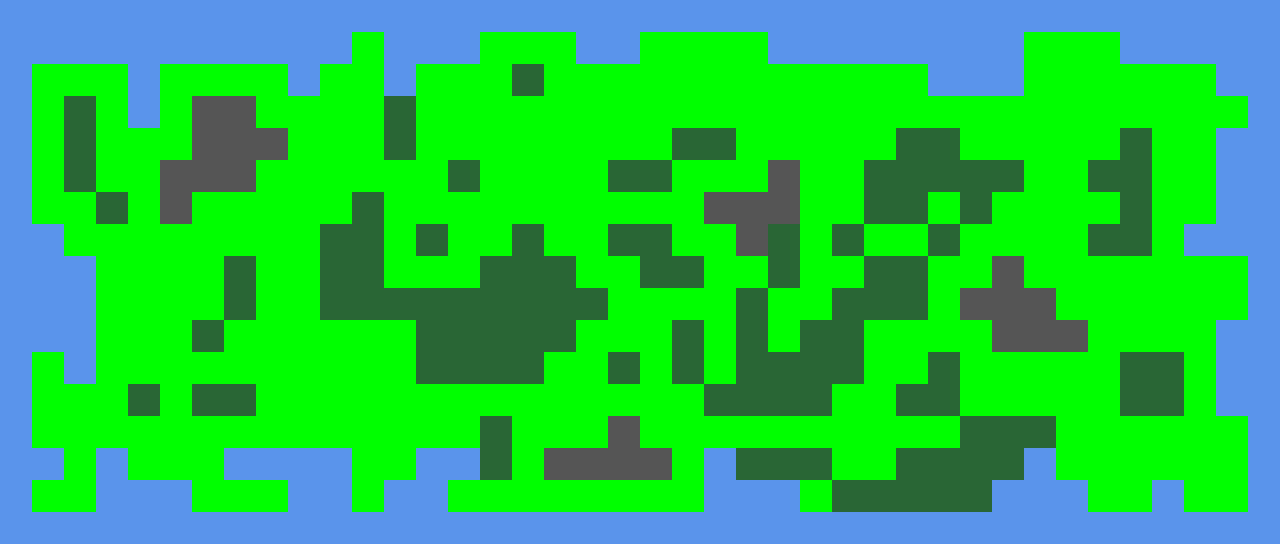

This is a level from a 2D game, rendered from its Tiled map with the project's own tilesets. A one-line summary and the complete map file follow:
An orthogonal 40x17 tile map with 32x32 px tiles, 1 tile layer (Графический слой), 3 hidden layers not drawn.

<map version="1.2" tiledversion="1.2.2" orientation="orthogonal" renderorder="right-down" width="40" height="17" tilewidth="32" tileheight="32" infinite="0" nextlayerid="21" nextobjectid="1">
 <tileset firstgid="1" source="tiles.tsx" />
 <layer id="17" name="Слой штрафов" width="40" height="17" visible="0">
  <properties>
   <property name="Penalty" type="int" value="2" />
  </properties>
  <data encoding="csv">
0,0,0,0,0,0,0,0,0,0,0,0,0,0,0,0,0,0,0,0,0,0,0,0,0,0,0,0,0,0,0,0,0,0,0,0,0,0,0,0,
0,0,0,0,0,0,0,0,0,0,0,1,0,0,0,1,1,1,0,0,1,1,1,1,0,0,0,0,0,0,0,0,1,1,1,0,0,0,0,0,
0,1,1,1,0,1,1,1,1,0,1,1,0,1,1,1,2,1,1,1,1,1,1,1,1,1,1,1,1,0,0,0,1,1,1,1,1,1,0,0,
0,1,2,1,0,1,0,0,1,1,1,1,2,1,1,1,1,1,1,1,1,1,1,1,1,1,1,1,1,1,1,1,1,1,1,1,1,1,1,0,
0,1,2,1,1,1,0,0,0,1,1,1,2,1,1,1,1,1,1,1,1,2,2,1,1,1,1,1,2,2,1,1,1,1,1,2,1,1,0,0,
0,1,2,1,1,0,0,0,1,1,1,1,1,1,2,1,1,1,1,2,2,1,1,1,0,1,1,2,2,2,2,2,1,1,2,2,1,1,0,0,
0,1,1,2,1,0,1,1,1,1,1,2,1,1,1,1,1,1,1,1,1,1,0,0,0,1,1,2,2,1,2,1,1,1,1,2,1,1,0,0,
0,0,1,1,1,1,1,1,1,1,2,2,1,2,1,1,2,1,1,2,2,1,1,0,2,1,2,1,1,2,1,1,1,1,2,2,1,0,0,0,
0,0,0,1,1,1,1,2,1,1,2,2,1,1,1,2,2,2,1,1,2,2,1,1,2,1,1,2,2,1,1,0,1,1,1,1,1,1,1,0,
0,0,0,1,1,1,1,2,1,1,2,2,2,2,2,2,2,2,2,1,1,1,1,2,1,1,2,2,2,1,0,0,0,1,1,1,1,1,1,0,
0,0,0,1,1,1,2,1,1,1,1,1,1,2,2,2,2,2,1,1,1,2,1,2,1,2,2,1,1,1,1,0,0,0,1,1,1,1,0,0,
0,1,0,1,1,1,1,1,1,1,1,1,1,2,2,2,2,1,1,2,1,2,1,2,2,2,2,1,1,2,1,1,1,1,1,2,2,1,0,0,
0,1,1,1,2,1,2,2,1,1,1,1,1,1,1,1,1,1,1,1,1,1,2,2,2,2,1,1,2,2,1,1,1,1,1,2,2,1,0,0,
0,1,1,1,1,1,1,1,1,1,1,1,1,1,1,2,1,1,1,0,1,1,1,1,1,1,1,1,1,1,2,2,2,1,1,1,1,1,1,0,
0,0,1,0,1,1,1,0,0,0,0,1,1,0,0,2,1,0,0,0,0,1,0,2,2,2,1,1,2,2,2,2,0,1,1,1,1,1,1,0,
0,1,1,0,0,0,1,1,1,0,0,1,0,0,1,1,1,1,1,1,1,1,0,0,0,1,2,2,2,2,2,0,0,0,1,1,0,1,1,0,
0,0,0,0,0,0,0,0,0,0,0,0,0,0,0,0,0,0,0,0,0,0,0,0,0,0,0,0,0,0,0,0,0,0,0,0,0,0,0,0
</data>
 </layer>
 <layer id="18" name="Слой проходимости" width="40" height="17" visible="0">
  <data encoding="csv">
1,1,1,1,1,1,1,1,1,1,1,1,1,1,1,1,1,1,1,1,1,1,1,1,1,1,1,1,1,1,1,1,1,1,1,1,1,1,1,1,
1,1,1,1,1,1,1,1,1,1,1,2,1,1,1,2,2,2,1,1,2,2,2,2,1,1,1,1,1,1,1,1,2,2,2,1,1,1,1,1,
1,2,2,2,1,2,2,2,2,1,2,2,1,2,2,2,2,2,2,2,2,2,2,2,2,2,2,2,2,1,1,1,2,2,2,2,2,2,1,1,
1,2,2,2,1,2,1,1,2,2,2,2,2,2,2,2,2,2,2,2,2,2,2,2,2,2,2,2,2,2,2,2,2,2,2,2,2,2,2,1,
1,2,2,2,2,2,1,1,1,2,2,2,2,2,2,2,2,2,2,2,2,2,2,2,2,2,2,2,2,2,2,2,2,2,2,2,2,2,1,1,
1,2,2,2,2,1,1,1,2,2,2,2,2,2,2,2,2,2,2,2,2,2,2,2,1,2,2,2,2,2,2,2,2,2,2,2,2,2,1,1,
1,2,2,2,2,1,2,2,2,2,2,2,2,2,2,2,2,2,2,2,2,2,1,1,1,2,2,2,2,2,2,2,2,2,2,2,2,2,1,1,
1,1,2,2,2,2,2,2,2,2,2,2,2,2,2,2,2,2,2,2,2,2,2,1,2,2,2,2,2,2,2,2,2,2,2,2,2,1,1,1,
1,1,1,2,2,2,2,2,2,2,2,2,2,2,2,2,2,2,2,2,2,2,2,2,2,2,2,2,2,2,2,1,2,2,2,2,2,2,2,1,
1,1,1,2,2,2,2,2,2,2,2,2,2,2,2,2,2,2,2,2,2,2,2,2,2,2,2,2,2,2,1,1,1,2,2,2,2,2,2,1,
1,1,1,2,2,2,2,2,2,2,2,2,2,2,2,2,2,2,2,2,2,2,2,2,2,2,2,2,2,2,2,1,1,1,2,2,2,2,1,1,
1,2,1,2,2,2,2,2,2,2,2,2,2,2,2,2,2,2,2,2,2,2,2,2,2,2,2,2,2,2,2,2,2,2,2,2,2,2,1,1,
1,2,2,2,2,2,2,2,2,2,2,2,2,2,2,2,2,2,2,2,2,2,2,2,2,2,2,2,2,2,2,2,2,2,2,2,2,2,1,1,
1,2,2,2,2,2,2,2,2,2,2,2,2,2,2,2,2,2,2,1,2,2,2,2,2,2,2,2,2,2,2,2,2,2,2,2,2,2,2,1,
1,1,2,1,2,2,2,1,1,1,1,2,2,1,1,2,2,1,1,1,1,2,1,2,2,2,2,2,2,2,2,2,1,2,2,2,2,2,2,1,
1,2,2,1,1,1,2,2,2,1,1,2,1,1,2,2,2,2,2,2,2,2,1,1,1,2,2,2,2,2,2,1,1,1,2,2,1,2,2,1,
1,1,1,1,1,1,1,1,1,1,1,1,1,1,1,1,1,1,1,1,1,1,1,1,1,1,1,1,1,1,1,1,1,1,1,1,1,1,1,1
</data>
 </layer>
 <layer id="19" name="Тип производства" width="40" height="17" visible="0">
  <properties>
   <property name="Количество" type="int" value="3" />
  </properties>
  <data encoding="csv">
0,0,0,0,0,0,0,0,0,0,0,0,0,0,0,0,0,0,0,0,0,0,0,0,0,0,0,0,0,0,0,0,0,0,0,0,0,0,0,0,
0,0,0,0,0,0,0,0,0,0,0,2,0,0,0,2,2,2,0,0,2,2,2,2,0,0,0,0,0,0,0,0,2,2,2,0,0,0,0,0,
0,2,2,2,0,1,1,1,1,0,2,2,0,2,2,2,2,2,2,2,2,2,2,2,2,2,2,2,2,0,0,0,2,2,2,2,2,2,0,0,
0,2,1,2,0,1,0,0,1,1,2,2,2,2,2,2,2,2,2,2,2,2,2,2,2,2,2,2,2,2,2,2,2,2,2,2,2,2,2,0,
0,2,1,2,1,1,0,0,0,1,2,2,2,2,2,2,2,2,2,2,2,2,2,1,1,1,2,2,2,2,2,2,2,2,2,2,2,2,0,0,
0,2,1,1,1,0,0,0,1,1,2,1,2,2,2,2,2,2,2,2,2,1,1,1,0,1,1,1,1,1,1,1,2,2,2,2,2,2,0,0,
0,2,2,2,1,0,1,1,1,2,2,2,2,2,2,2,2,1,2,2,2,1,0,0,0,1,1,1,2,2,2,1,1,1,2,2,2,2,0,0,
0,0,2,2,1,1,1,2,2,1,2,2,1,1,2,2,2,2,2,2,2,1,1,0,1,1,1,1,1,2,1,1,1,2,2,2,2,0,0,0,
0,0,0,2,2,2,2,2,1,2,2,1,1,1,2,1,1,2,2,2,2,2,1,1,1,1,1,1,1,1,1,0,1,1,2,2,2,2,2,0,
0,0,0,2,2,2,2,2,1,2,1,1,1,1,2,1,1,2,2,2,1,2,2,1,1,1,1,1,2,1,0,0,0,1,1,2,2,2,2,0,
0,0,0,2,2,2,2,2,2,2,2,2,2,2,2,2,1,2,2,2,2,2,2,1,1,1,1,2,2,1,1,0,0,0,1,2,2,2,0,0,
0,2,0,2,2,2,2,2,2,2,2,2,2,2,2,2,2,2,1,1,2,2,2,2,2,1,2,2,2,1,1,1,1,1,1,1,2,2,0,0,
0,2,2,2,2,2,2,2,2,2,2,2,2,2,2,2,2,2,1,1,1,2,2,2,2,1,2,1,1,1,1,2,2,2,2,1,2,2,0,0,
0,2,2,2,2,1,1,1,2,2,2,2,2,2,2,2,2,1,1,0,1,1,1,2,1,2,2,1,1,2,2,2,2,2,1,1,2,2,2,0,
0,0,2,0,2,1,2,0,0,0,0,2,2,0,0,2,2,0,0,0,0,1,0,2,2,2,1,1,2,2,2,2,0,2,2,2,2,2,2,0,
0,2,2,0,0,0,2,2,1,0,0,1,0,0,2,2,2,1,1,1,1,1,0,0,0,2,2,1,1,2,1,0,0,0,2,2,0,2,2,0,
0,0,0,0,0,0,0,0,0,0,0,0,0,0,0,0,0,0,0,0,0,0,0,0,0,0,0,0,0,0,0,0,0,0,0,0,0,0,0,0
</data>
 </layer>
 <layer id="20" name="Графический слой" width="40" height="17">
  <data encoding="csv">
1,1,1,1,1,1,1,1,1,1,1,1,1,1,1,1,1,1,1,1,1,1,1,1,1,1,1,1,1,1,1,1,1,1,1,1,1,1,1,1,
1,1,1,1,1,1,1,1,1,1,1,2,1,1,1,2,2,2,1,1,2,2,2,2,1,1,1,1,1,1,1,1,2,2,2,1,1,1,1,1,
1,2,2,2,1,2,2,2,2,1,2,2,1,2,2,2,4,2,2,2,2,2,2,2,2,2,2,2,2,1,1,1,2,2,2,2,2,2,1,1,
1,2,4,2,1,2,3,3,2,2,2,2,4,2,2,2,2,2,2,2,2,2,2,2,2,2,2,2,2,2,2,2,2,2,2,2,2,2,2,1,
1,2,4,2,2,2,3,3,3,2,2,2,4,2,2,2,2,2,2,2,2,4,4,2,2,2,2,2,4,4,2,2,2,2,2,4,2,2,1,1,
1,2,4,2,2,3,3,3,2,2,2,2,2,2,4,2,2,2,2,4,4,2,2,2,3,2,2,4,4,4,4,4,2,2,4,4,2,2,1,1,
1,2,2,4,2,3,2,2,2,2,2,4,2,2,2,2,2,2,2,2,2,2,3,3,3,2,2,4,4,2,4,2,2,2,2,4,2,2,1,1,
1,1,2,2,2,2,2,2,2,2,4,4,2,4,2,2,4,2,2,4,4,2,2,3,4,2,4,2,2,4,2,2,2,2,4,4,2,1,1,1,
1,1,1,2,2,2,2,4,2,2,4,4,2,2,2,4,4,4,2,2,4,4,2,2,4,2,2,4,4,2,2,3,2,2,2,2,2,2,2,1,
1,1,1,2,2,2,2,4,2,2,4,4,4,4,4,4,4,4,4,2,2,2,2,4,2,2,4,4,4,2,3,3,3,2,2,2,2,2,2,1,
1,1,1,2,2,2,4,2,2,2,2,2,2,4,4,4,4,4,2,2,2,4,2,4,2,4,4,2,2,2,2,3,3,3,2,2,2,2,1,1,
1,2,1,2,2,2,2,2,2,2,2,2,2,4,4,4,4,2,2,4,2,4,2,4,4,4,4,2,2,4,2,2,2,2,2,4,4,2,1,1,
1,2,2,2,4,2,4,4,2,2,2,2,2,2,2,2,2,2,2,2,2,2,4,4,4,4,2,2,4,4,2,2,2,2,2,4,4,2,1,1,
1,2,2,2,2,2,2,2,2,2,2,2,2,2,2,4,2,2,2,3,2,2,2,2,2,2,2,2,2,2,4,4,4,2,2,2,2,2,2,1,
1,1,2,1,2,2,2,1,1,1,1,2,2,1,1,4,2,3,3,3,3,2,1,4,4,4,2,2,4,4,4,4,1,2,2,2,2,2,2,1,
1,2,2,1,1,1,2,2,2,1,1,2,1,1,2,2,2,2,2,2,2,2,1,1,1,2,4,4,4,4,4,1,1,1,2,2,1,2,2,1,
1,1,1,1,1,1,1,1,1,1,1,1,1,1,1,1,1,1,1,1,1,1,1,1,1,1,1,1,1,1,1,1,1,1,1,1,1,1,1,1
</data>
 </layer>
</map>